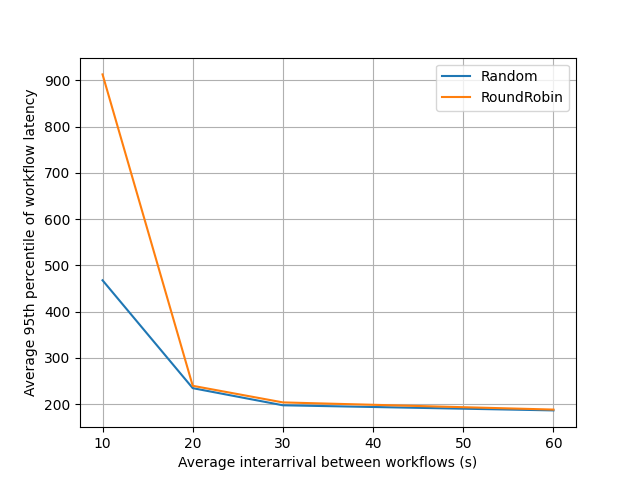

Recreate this plot in Python.
#!/usr/bin/env python3

import pandas as pd
import os
import matplotlib.pyplot as plt

filename = os.environ.get("DATASET", "")
if filename == "":
    raise RuntimeError("missing environment variable DATASET")

warmup = float(os.environ.get("WARMUP", "0.1"))
assert 0 <= warmup <= 1

df = pd.read_csv(filename)
df = df[df["entity"] == "w"]
min_ts, max_ts = df["timestamp"].min(), df["timestamp"].max()
warmup_ts = min_ts + (max_ts - min_ts) * warmup
df = df[df["timestamp"] >= warmup_ts]

for orchestration in df["orchestration"].unique():
    grouped = (
        df[df["orchestration"] == orchestration]
        .groupby(["orchestration", "interarrival", "seed", "name"])["value"]
        .quantile(0.95)
        .groupby(["interarrival"])
        .mean()
    )
    grouped.plot(label=orchestration)
plt.ylabel("Average 95th percentile of workflow latency")
plt.xlabel("Average interarrival between workflows (s)")
plt.grid()
plt.legend()
plt.show()
